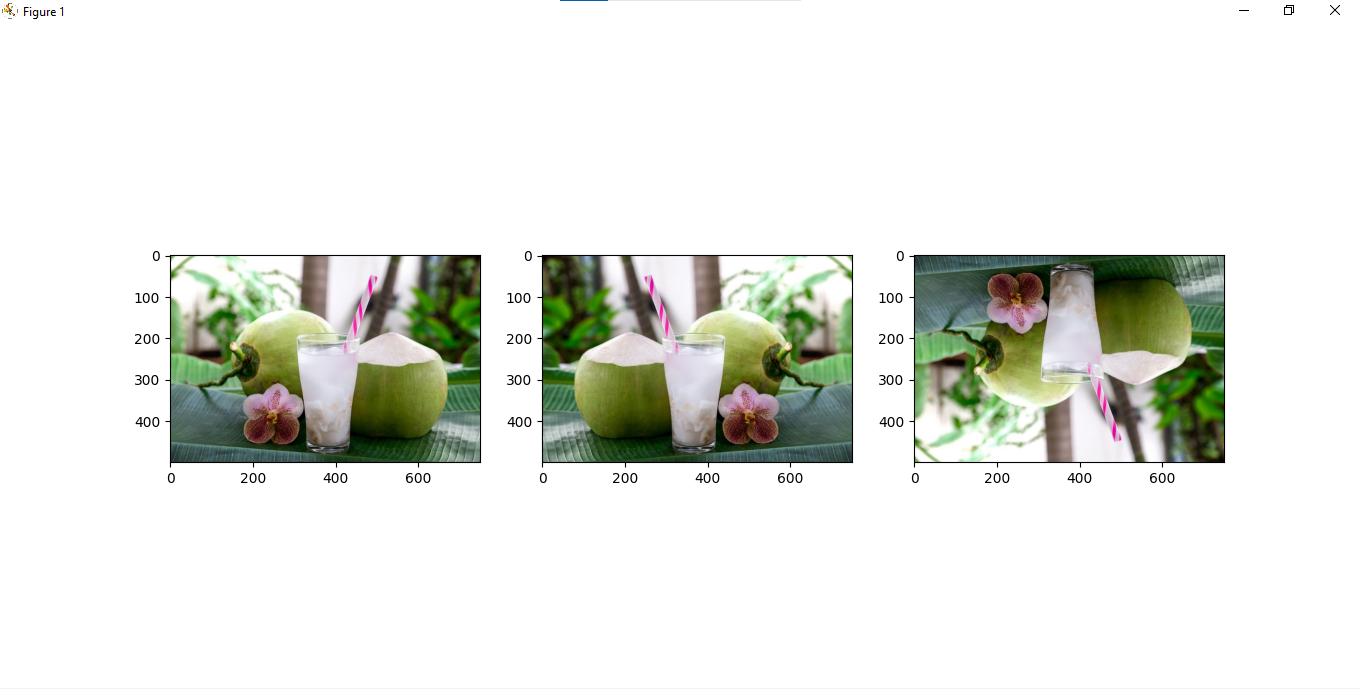

This chart was generated by the following Python code:
import numpy as np
import imageio as img
import matplotlib.pyplot as plt
path = 'C:\\Users\\Administrator\\Downloads\\kelapa.jpg'
image = img.imread(path)
height, width = image.shape[:2]
horizontal = np.zeros_like(image)
vertical = np.zeros_like(image)
for y in range(height):
  for x in range(width):
    horizontal[y, x] = image[y, width - 1 - x]
for y in range(height):
  for x in range(width):
    vertical[y, x] = image[height - 1 - y, x]
plt.figure(figsize=(10, 5))
plt.subplot(1, 3, 1)
plt.imshow(image)
plt.subplot(1, 3, 2)
plt.imshow(horizontal)
plt.subplot(1, 3, 3)
plt.imshow(vertical)
plt.show()
